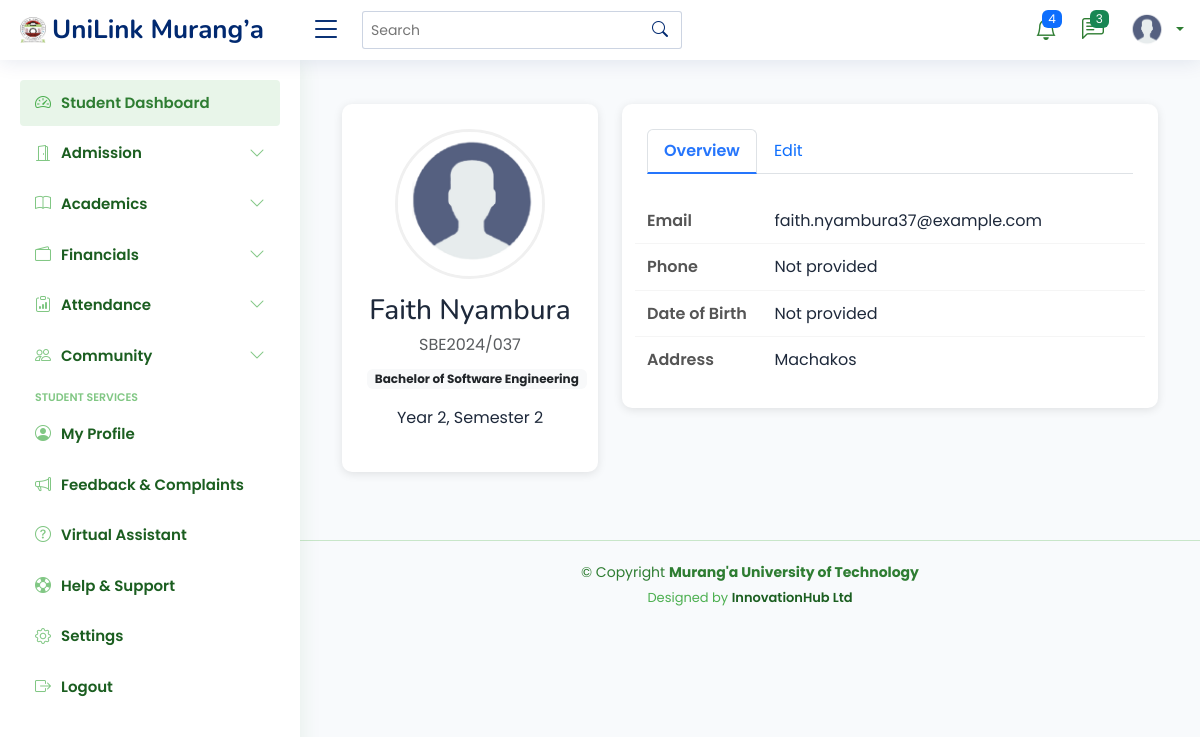
/profile/ (signed in), run on an earlier commit of the app's database.
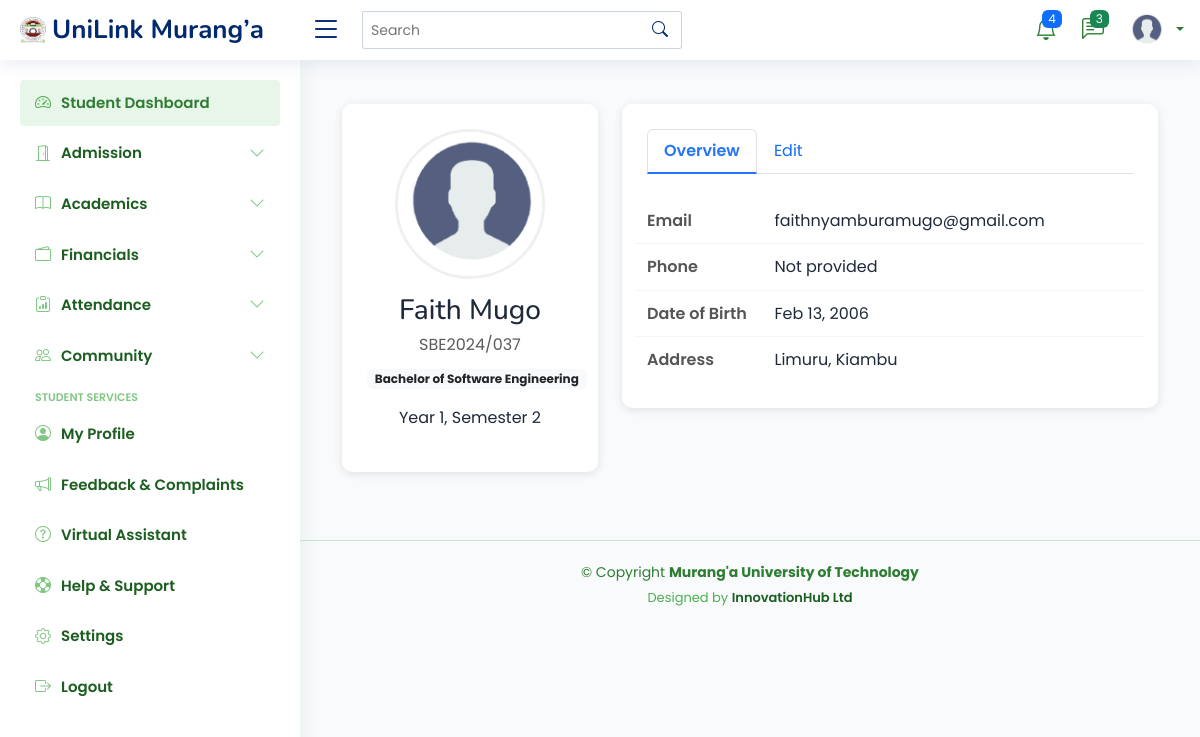
And on a later commit of the database.
### students_portal/models.py (models this page shows, shortened)
class Student(models.Model):
    registration_number = models.CharField(max_length=20, unique=True)
    first_name = models.CharField(max_length=100)
    last_name = models.CharField(max_length=100)
    middle_name = models.CharField(max_length=100, blank=True, null=True)
    id_number = models.CharField(max_length=20, blank=True, null=True)
    profile_picture = models.ImageField(upload_to='lecturer_profiles/', blank=True, null=True)
    programme = models.ForeignKey(Programme, on_delete=models.CASCADE, related_name='students')
    current_year = models.IntegerField()
    current_semester = models.IntegerField()
    date_of_admission = models.DateField()
    expected_graduation_date = models.DateField(blank=True, null=True)
    date_of_birth = models.DateField(blank=True, null=True)
    gender = models.CharField(max_length=10, choices=[
        ('M', 'Male'),
        ('F', 'Female'),
        ('O', 'Other')
    ], blank=True, null=True)
    email = models.EmailField(blank=True, null=True)
    phone_number = models.CharField(max_length=15, blank=True, null=True)
    religion = models.CharField(max_length=50, blank=True, null=True)
    county = models.CharField(max_length=50, blank=True, null=True)
    town = models.CharField(max_length=50, blank=True, null=True)
    postal_address = models.CharField(max_length=100, blank=True, null=True)
    postal_code = models.CharField(max_length=10, blank=True, null=True)
    parent_name = models.CharField(max_length=100, blank=True, null=True)
    parent_phone = models.CharField(max_length=15, blank=True, null=True)
    emergency_contact_name = models.CharField(max_length=100, blank=True, null=True)
    emergency_contact_relationship = models.CharField(max_length=50, blank=True, null=True)
    emergency_contact_phone = models.CharField(max_length=15, blank=True, null=True)
    is_active = models.BooleanField(default=True)
    status = models.CharField(max_length=20, choices=[
        ('active', 'Active'),
        ('inactive', 'Inactive'),
        ('graduated', 'Graduated'),
        ('deferred', 'Deferred'),
        ('suspended', 'Suspended'),
        ('transferred', 'Transferred'),
        ('withdrawn', 'Withdrawn')
    ], default='active')
    entry_mode = models.CharField(max_length=20, choices=[
        ('government_sponsored', 'Government-Sponsored'),
        ('self_sponsored', 'Self-Sponsored'),
        ('parallel', 'Parallel'),
        ('exchange', 'Exchange'),
        ('transfer', 'Transfer')
    ], default='government_sponsored')
    scholarship_info = models.TextField(blank=True, null=True)
    created_at = models.DateTimeField(auto_now_add=True)
    updated_at = models.DateTimeField(auto_now=True)
    def get_full_name(self):
        if self.middle_name:
            return f"{self.first_name} {self.middle_name} {self.last_name}"
        return f"{self.first_name} {self.last_name}"

class Programme(models.Model):
    name = models.CharField(max_length=200)
    code = models.CharField(max_length=20, unique=True)
    department = models.ForeignKey(Department, on_delete=models.CASCADE, related_name='programmes')
    duration_years = models.IntegerField()
    semesters_per_year = models.IntegerField(default=2)
    description = models.TextField(blank=True, null=True)

### students_portal/views.py (the view)
# urls.py: path('profile/', views.student_profile_view, name='student_profile'),
@login_required
def student_profile_view(request):
    try:
        student = Student.objects.get(registration_number=request.user.username)
        if request.method == 'POST':
            form = StudentProfileUpdateForm(
                request.POST,
                request.FILES,
                instance=student
            )
            if 'remove_profile_image' in request.POST:
                if student.profile_picture:
                    old_image = student.profile_picture.path if student.profile_picture else None
                    student.profile_picture = None  # Clear the field
                    student.save()  # Save the change
                    if old_image and os.path.isfile(old_image):
                        import os
                        os.remove(old_image)
                    messages.success(request, 'Profile picture removed successfully')
                else:
                    messages.info(request, 'No profile picture to remove')
                return redirect('student_profile')
            if form.is_valid():
                updated_student = form.save(commit=True)
                changed_fields = []
                for field in form.changed_data:
                    if field != 'profile_picture':  # Skip the image field in this check
                        changed_fields.append(field)
                if changed_fields:
                    messages.success(request, f'Profile updated successfully. Changed fields: {", ".join(changed_fields)}')
                elif 'profile_picture' in form.changed_data:
                    messages.success(request, 'Profile picture updated successfully')
                else:
                    messages.info(request, 'No changes were made to your profile')
                return redirect('student_profile')
            else:
                print(f"Form errors: {form.errors}")
                for field, errors in form.errors.items():
                    for error in errors:
                        messages.error(request, f'{field.replace("_", " ").title()}: {error}')
        else:
            form = StudentProfileUpdateForm(instance=student)
        context = {
            'student': student,
            'form': form
        }
        return render(request, 'students/profile.html', context)
    except Student.DoesNotExist:
        messages.error(request, "Student record not found. Please contact administration.")
        return redirect('student_dashboard')
    except Exception as e:
        messages.error(request, f"An error occurred: {str(e)}")
        print(f"Error in student_profile_view: {str(e)}")
        return redirect('student_dashboard')

### templates/students/profile.html (shortened to what this page needs)
{% extends "base/base.html" %}
{% load static %}
{% block content %}
<div class="container py-4">
  <div class="row">
    <div class="col-md-4 mb-4">
      <div class="profile-card">
        {% if student.profile_picture %}
          <img src="{{ student.profile_picture.url }}" alt="Profile" class="profile-img">
        {% else %}
          <img src="{% static 'assets/img/profile.png' %}" alt="Profile" class="profile-img">
        {% endif %}
        <h3 class="mb-1">{{ student.get_full_name }}</h3>
        <p class="text-muted mb-2">{{ student.registration_number }}</p>
        <p class="badge bg-light text-dark">{{ student.programme.name }}</p>
        <p>Year {{ student.current_year }}, Semester {{ student.current_semester }}</p>
      </div>
    </div>
    <div class="col-md-8">
      <div class="info-card">
        <ul class="nav nav-tabs mb-4">
          <li class="nav-item">
            <button class="nav-link active" data-bs-toggle="tab" data-bs-target="#overview">Overview</button>
          </li>
          <li class="nav-item">
            <button class="nav-link" data-bs-toggle="tab" data-bs-target="#edit">Edit</button>
          </li>
        </ul>
        <div class="tab-content">
          <div class="tab-pane fade show active" id="overview">
            <div class="info-row row">
              <div class="col-md-3 label">Email</div>
              <div class="col-md-9">{{ student.email|default:"Not provided" }}</div>
            </div>
            <div class="info-row row">
              <div class="col-md-3 label">Phone</div>
              <div class="col-md-9">{{ student.phone_number|default:"Not provided" }}</div>
            </div>
            <div class="info-row row">
              <div class="col-md-3 label">Date of Birth</div>
              <div class="col-md-9">{{ student.date_of_birth|date:"M d, Y"|default:"Not provided" }}</div>
            </div>
            <div class="info-row row">
              <div class="col-md-3 label">Address</div>
              <div class="col-md-9">
                {{ student.town|default:"" }}{% if student.town and student.county %}, {% endif %}
                {{ student.county|default:"Not provided" }}
              </div>
            </div>
          </div>
        </div>
      </div>
    </div>
  </div>
</div>
{% endblock %}

### templates/base/base.html (shortened to what this page needs)
{% load static %}
<!DOCTYPE html>
<html lang="en">
<head>
  <link href="{% static 'assets/vendor/bootstrap/css/bootstrap.min.css'%}" rel="stylesheet">
  <link href="{% static 'assets/vendor/bootstrap-icons/bootstrap-icons.css'%}" rel="stylesheet">
  <link href="{% static 'assets/vendor/boxicons/css/boxicons.min.css'%}" rel="stylesheet">
  <link href="{% static 'assets/vendor/quill/quill.snow.css'%}" rel="stylesheet">
  <link href="{% static 'assets/vendor/quill/quill.bubble.css'%}" rel="stylesheet">
  <link href="{% static 'assets/vendor/remixicon/remixicon.css'%}" rel="stylesheet">
  <link href="{% static 'assets/vendor/simple-datatables/style.css'%}" rel="stylesheet">
  <link rel="stylesheet" href="https://cdnjs.cloudflare.com/ajax/libs/font-awesome/6.5.1/css/all.min.css">
<link href="https://cdn.jsdelivr.net/npm/bootstrap-icons/font/bootstrap-icons.css" rel="stylesheet">
  <link href="{% static 'assets/css/style.css'%}" rel="stylesheet">
  <link href="{% static 'assets/css/extra.css'%}" rel="stylesheet">
  <link href="{% static 'assets/css/messages.css'%}" rel="stylesheet">
</head>
  <body>
    {% include "base/navbar.html" %}
    {% if request.user.user_type == 'admin' %}
        {% include "base/sidebars/admin_sidebar.html" %}
    {% elif request.user.user_type == 'staff' %}
        {% include "base/sidebars/staff_sidebar.html" %}
    {% elif request.user.user_type == 'finance' %}
        {% include "base/sidebars/finance_sidebar.html" %}
    {% elif request.user.user_type == 'lecturer' %}
        {% include "base/sidebars/lecturer_sidebar.html" %}
    {% else %}
        {% include "base/sidebars/student_sidebar.html" %}
    {% endif %}
    <main id="main" class="main">
        {% block content %}{% endblock %}
    </main>
    {% include 'base/footer.html'%}
 </body>
</html>

### templates/base/navbar.html (shortened to what this page needs)
{% load static %}
<header id="header" class="header fixed-top d-flex align-items-center">
    <div class="d-flex align-items-center justify-content-between">
      {% if request.user.is_staff %}
        <a href="#" class="logo d-flex align-items-center">
        {% else %}
        <a href="#" class="logo d-flex align-items-center">
      {% endif %}
        <img src="{% static 'assets/img/logo.png'%}" alt="">
        <span class="d-none d-lg-block">UniLink Murang’a</span>
      </a>
      <i class="bi bi-list toggle-sidebar-btn"></i>
    </div>
    <div class="search-bar">
      <form class="search-form d-flex align-items-center" method="POST" action="#">
        <input type="text" name="query" placeholder="Search" title="Enter search keyword">
        <button type="submit" title="Search"><i class="bi bi-search"></i></button>
      </form>
    </div>
    <nav class="header-nav ms-auto">
      <ul class="d-flex align-items-center">
        <li class="nav-item dropdown">
          <a class="nav-link nav-icon" href="#" data-bs-toggle="dropdown">
            <i class="bi bi-bell"></i>
            <span class="badge bg-primary badge-number">4</span>
          </a>
            </li>
          </ul>
        <li class="nav-item dropdown">
          <a class="nav-link nav-icon" href="#" data-bs-toggle="dropdown">
            <i class="bi bi-chat-left-text"></i>
            <span class="badge bg-success badge-number">3</span>
          </a>
        </li>
        <li class="nav-item dropdown pe-3">
          <a class="nav-link nav-profile d-flex align-items-center pe-0" href="#" data-bs-toggle="dropdown">
            <img src="{% static 'assets/img/profile.png'%}" alt="Profile" class="rounded-circle">
            <span class="d-none d-md-block dropdown-toggle ps-2">
            </span>
          </a>
        </li>
    </nav>
  </header>

### templates/base/sidebars/student_sidebar.html (shortened to what this page needs)
{% load static %}
<aside id="sidebar" class="sidebar">
    <ul class="sidebar-nav" id="sidebar-nav">
      <li class="nav-item">
        <a class="nav-link " href="{% url 'student_dashboard'%}">
          <i class="bi bi-speedometer2"></i>
          <span>Student Dashboard</span>
        </a>
      </li>
      <li class="nav-item">
        <a class="nav-link collapsed" data-bs-target="#admission-nav" data-bs-toggle="collapse" href="#">
          <i class="bi bi-door-open"></i><span>Admission</span><i class="bi bi-chevron-down ms-auto"></i>
        </a>
      </li>
      <li class="nav-item">
        <a class="nav-link collapsed" data-bs-target="#academics-nav" data-bs-toggle="collapse" href="#">
          <i class="bi bi-book"></i><span>Academics</span><i class="bi bi-chevron-down ms-auto"></i>
        </a>
      </li>
      <li class="nav-item">
        <a class="nav-link collapsed" data-bs-target="#finance-nav" data-bs-toggle="collapse" href="#">
          <i class="bi bi-wallet2"></i><span>Financials</span><i class="bi bi-chevron-down ms-auto"></i>
        </a>
      </li>
      <li class="nav-item">
        <a class="nav-link collapsed" data-bs-target="#evaluation-nav" data-bs-toggle="collapse" href="#">
          <i class="bi bi-clipboard-data"></i><span>Attendance</span><i class="bi bi-chevron-down ms-auto"></i>
        </a>
      </li>
      <li class="nav-item">
        <a class="nav-link collapsed" data-bs-target="#community-nav" data-bs-toggle="collapse" href="#">
          <i class="bi bi-people"></i><span>Community</span><i class="bi bi-chevron-down ms-auto"></i>
        </a>
      </li>
      <li class="nav-heading">Student Services</li>
      <li class="nav-item">
        <a class="nav-link collapsed" href="{% url 'student_profile'%}">
          <i class="bi bi-person-circle"></i>
          <span>My Profile</span>
        </a>
      </li>
      <li class="nav-item">
        <a class="nav-link collapsed" href="{% url 'student_comments'%}">
          <i class="bi bi-megaphone"></i>
          <span>Feedback & Complaints</span>
        </a>
      </li>
      <li class="nav-item">
        <a class="nav-link collapsed" href="#">
          <i class="bi bi-question-circle"></i>
          <span>Virtual Assistant</span>
        </a>
      </li>
      <li class="nav-item">
        <a class="nav-link collapsed" href="#">
          <i class="bi bi-life-preserver"></i>
          <span>Help & Support</span>
        </a>
      </li>
      <li class="nav-item">
        <a class="nav-link collapsed" href="#">
          <i class="bi bi-gear"></i>
          <span>Settings</span>
        </a>
      </li>
      <li class="nav-item">
        <a class="nav-link collapsed" href="#">
          <i class="bi bi-box-arrow-right"></i>
          <span>Logout</span>
        </a>
      </li>
    </ul>
</aside>

### templates/base/footer.html (shortened to what this page needs)
{% load static %}
  <footer id="footer" class="footer">
    <div class="copyright">
      &copy; Copyright <strong><span>Murang'a University of Technology
    </div></span></strong>
    <div class="credits">
      Designed by <a href="https://steve-ongera.com/">InnovationHub Ltd</a>
    </div>
  </footer>

What changed in the data, as far as the page shows it:
changed Student "SBE2024/037": get_full_name "Faith Nyambura" → "Faith Mugo"; current_year "2" → "1"; email "faith.nyambura37@example.com" → "faithnyamburamugo@gmail.com"; date_of_birth "Not provided" → "Feb 13, 2006"; town (not shown) → "Limuru"; county "Machakos" → "Kiambu"
